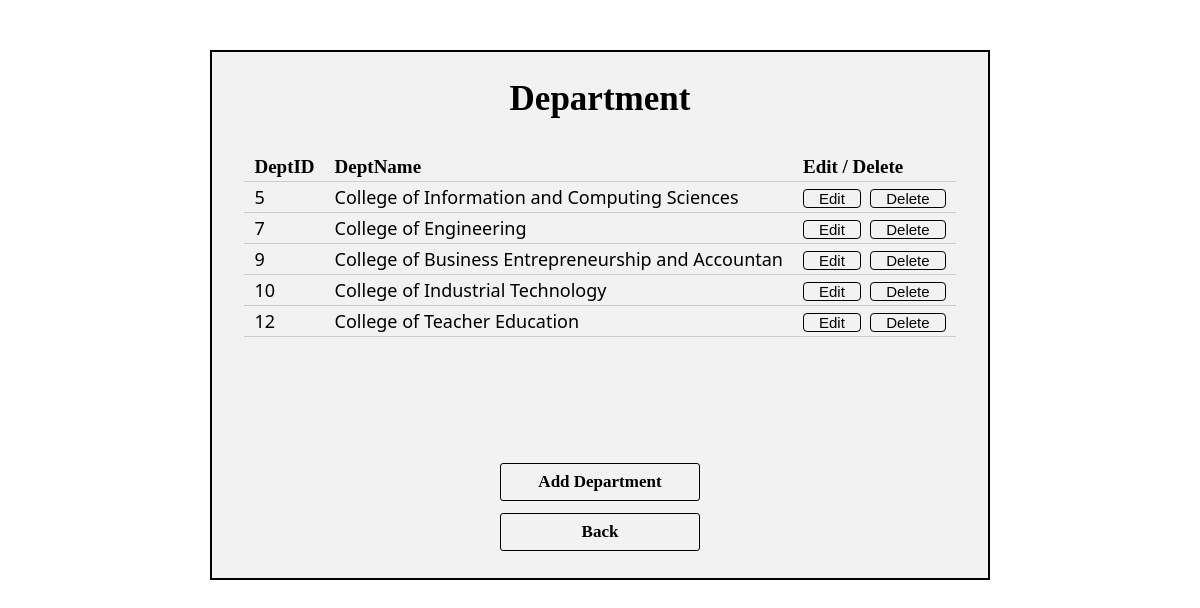
The page /department.php on the database its author committed.
### tables this page shows
CREATE TABLE `department` (
  `DeptID` int(11) NOT NULL,
  `DeptName` varchar(50) NOT NULL
);

### department.php (the view, shortened to what this page needs)
<!DOCTYPE html>
<html>
<head>
	<link rel="stylesheet" type="text/css" href="style.css">
</head>
<body>
	<div align="center">
			<table align="center" cellpadding="5px" cellspacing="2px">
			<form action="insert-transact.php" method="post">
				<tr>
					<td colspan="5"><b><center>Department</center></b></td>
				</tr>
				<tr>
					<td colspan="5">
					<?php
		                include('connect.php');
		                $query = "SELECT * FROM department
		                GROUP BY DeptID asc";
		               echo "<div class=record><table class=record1 cellspacing=0 cellpadding=5>";
		                $result = mysqli_query($dbcon, $query);
		                  echo "<tr>";
		                  echo "<td class=rec><b class=head>DeptID</b></td>";
		                  echo "<td class=rec><b class=head>DeptName</b></td>";
		                  echo "<td class=rec><b class=head>Edit / Delete</b></td>";
		                  echo "</tr>";
		                while ($row = mysqli_fetch_array($result)) {
		                  echo "<tr>";
		                  echo "<td class=rec>".$row['DeptID']."</td>";
		                  echo "<td class=rec>".$row['DeptName']."</td>";
		                  echo "<td class=rec><a href=edit.php?id=".$row['DeptID']."&tb=Department><div class='edit'>Edit</div></a>&nbsp;&nbsp;<a href=delete.php?id=".$row['DeptID']."&tb=Department><div class='edit'>Delete</div></a></td>";
		                  echo "</tr>";
		                }
		               echo "</table></div>";
		              ?>
		              </td>
				</tr>
				</form>
				<tr>
					<td class="field" colspan="5"><center><a href="insert.php?tb=Department"><input type="submit" class="button" value="Add Department"></a></center></td>
				</tr>
				<tr>
					<td class="field" colspan="5"><center><a href="home.php"><input type="submit" class="button1" value="Back"></a></center></td>
				</tr>
			</table>
		</div>
	</body>
</html>

### style.css (style rules this page uses)
table { border-top: solid #000 2px; border-bottom: solid #000 2px; border-left: solid #000 2px; border-right: solid #000 2px; padding-top:20px; padding-bottom:20px; padding-left: 10px; padding-right: 10px; background-color: #f2f2f2; margin-top: 50px; }
body { font-family: Segoe UI Light, Segoe UI; color: #000; }
td.field { text-align: right; font-weight: bold; font-size: 19px; }
b { font-size: 35px; font-family: Segoe UI Light; }
b.head { font-size: 19px; font-family: Segoe UI Light; }
.button { margin-top: 20px; border: solid #000 1px; border-radius: 3px; width: 200px; height: 38px; background-color: #f2f2f2; font-family: Segoe UI Light; font-size: 17px; font-weight: bold; -webkit-transition: all 0.4s ease; transition: all 0.4s ease; }
.button1 { border: solid #000 1px; border-radius: 3px; width: 200px; height: 38px; background-color: #f2f2f2; font-family: Segoe UI Light; font-size: 17px; font-weight: bold; -webkit-transition: all 0.4s ease; transition: all 0.4s ease; }
td { padding-right: 10px; font-size: 18px; padding-left: 10px; }
div.edit { display: inline; width: 40px; height: 23px; border:1px solid #000; padding-left: 15px; padding-right: 15px; text-align: center; font-size:15px; background-color: #f2f2f2; color: #000; cursor: pointer; font-family:Segoe UI Light,sans-serif; -webkit-transition: all 0.4s ease; transition: all 0.4s ease; border-radius: 4px; }
.record { width: 100%; height : 300px; overflow: auto; }
.record1 { margin-top: -0px; border: 0px; }
.rec { padding-top: 3px; padding-bottom: 3px; border-bottom: 1px solid #CCC; }
a { text-decoration: none; }

### rows shown on the page
department: DeptID "5", DeptName "College of Information and Computing Sciences"
department: DeptID "7", DeptName "College of Engineering"
department: DeptID "9", DeptName "College of Business Entrepreneurship and Accountan"
department: DeptID "10", DeptName "College of Industrial Technology"
department: DeptID "12", DeptName "College of Teacher Education"
